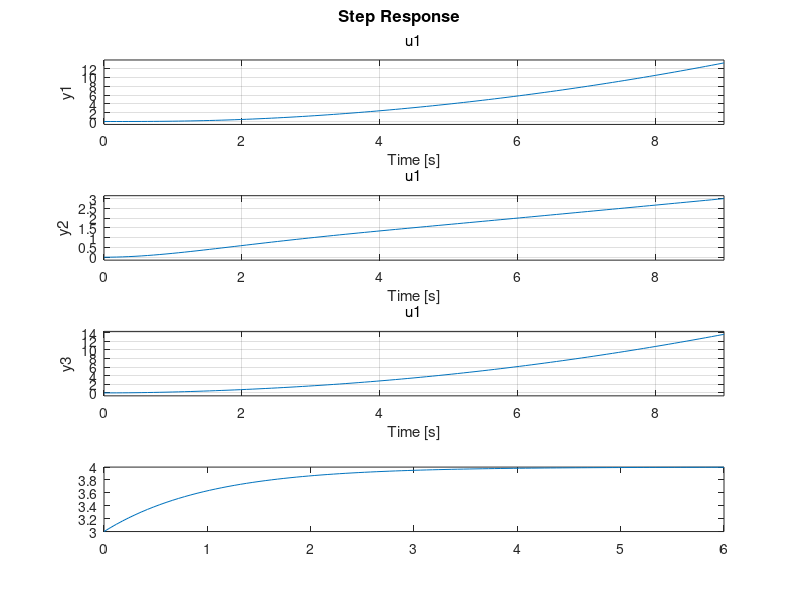

Write the MATLAB code that produced this figure. (Note: this script raises an error after producing the figure.)
%% Question 1 part d)

m = 1;
k = 1;
M = 2;
b = 1;

A = [[0 1 0 0]; [-k/m -b/m k/m b/m]; [0 0 0 1]; [k/M b/M -k/M -b/M]];
B = [0 0 0 1/M]';
C = eye(4);
D = zeros(4,1);

sys_q1 = ss(A,B,C,D);

% step response of the system (constant input u) - don't forget to model in
% simulink!
step(sys_q1)

%% Question 3
A = [[0 1]; [-2 -3]];
B = [1 1]';
C = [3 2];
D = zeros(1,1);

sys = ss(A,B,C,D);

% ideally, this goes to 4...
[y_step, t_step, x_step] = step(sys);
[y_ic, t_ic, x_ic] = initial(sys, [1 0]');

y_total = y_step + y_ic;
plot(t_step,y_total)
% initial(sys, [1 0]')

%% Questions 5?
A = [[-1 0];[0 -2]];
B = [1 1]';
C = [6 -12];
D = 1;

sys = ss(A,B,C,D);
zpk(sys)


%% Question 6

A = [[0 1 0];[0 0 1];[-2 1 2]];
C = eye(3);
sys = ss(A, [], C, []);

% this inital condition should go to zero despite the unstable modes.
initial(sys, [1 -1 2]')

%% Questions 7

A = [[0 1 0 0]; [0 0 1 0]; [0 0 0 1]; [6 -5 -5 5]];
B = [0 0 0 5]';
C = [-6 11 -6 1];
D = zeros(1,1);

% the steady state value here should be 5.
sys_q7 = ss(A,B,C,D);
grid on
step(sys_q7)
